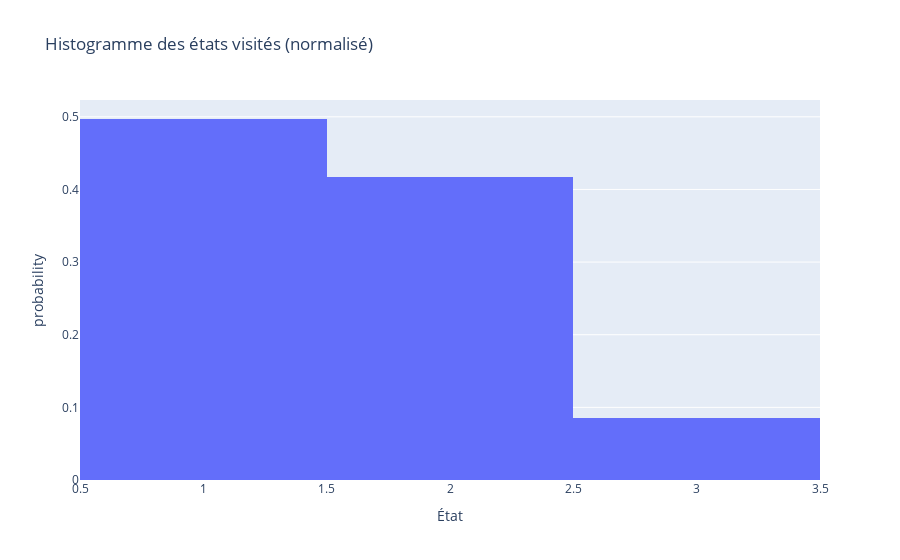

The notebook cell this image was saved under:
### Markdown cell above
3\. Simulate a trajectory of the chain for $n_{\max} = 2000$ starting from $X(0) = 1$. Plot the histogram of the states visited by the chain.

### Code cell
workflow_2.simulate_dthmc(n_max=2000)

### Figure 1 — Plotly figure (JSON) as saved in the notebook; plotly's stock layout.template omitted (floating-point values rounded to 4 significant figures; data arrays with more than 128 entries replaced by an {"elided": "..."} marker saying what was removed)
{"data": [{"alignmentgroup": "True", "bingroup": "x", "histnorm": "probability", "hovertemplate": "État=%{x}<br>probability=%{y}<extra></extra>", "legendgroup": "", "marker": {"color": "#636efa", "pattern": {"shape": ""}}, "name": "", "offsetgroup": "", "orientation": "v", "showlegend": false, "type": "histogram", "x": {"elided": "2000 int values"}, "xaxis": "x", "yaxis": "y"}], "layout": {"barmode": "relative", "legend": {"tracegroupgap": 0}, "title": {"text": "Histogramme des états visités (normalisé)"}, "xaxis": {"anchor": "y", "domain": [0, 1], "title": {"text": "État"}}, "yaxis": {"anchor": "x", "domain": [0, 1], "title": {"text": "probability"}}}}
